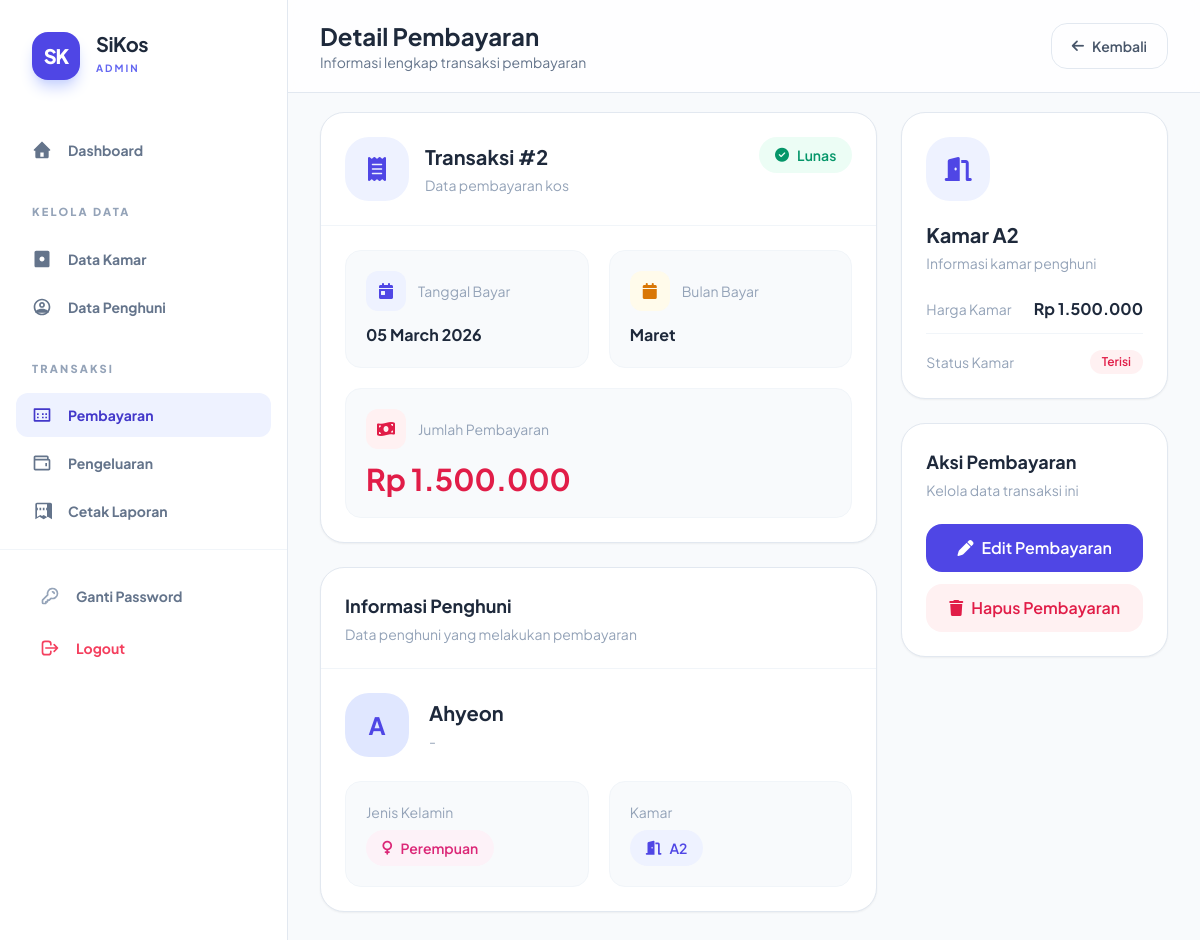
Screenshot of /modules/pembayaran/detail.php?id=2 (signed in) with the database file from the repository.
### tables this page shows
CREATE TABLE `pembayaran` (
  `id_pembayaran` int NOT NULL,
  `id_admin` int DEFAULT NULL,
  `id_penghuni` int DEFAULT NULL,
  `id_kamar` int DEFAULT NULL,
  `tanggal_bayar` date DEFAULT NULL,
  `bulan_bayar` varchar(20) DEFAULT NULL,
  `jumlah_bayar` decimal(15,2) DEFAULT NULL,
  `status_pembayaran` enum('Lunas','Belum Lunas') DEFAULT NULL
);

CREATE TABLE `penghuni` (
  `id_penghuni` int NOT NULL,
  `id_kamar` int DEFAULT NULL,
  `nama_penghuni` varchar(100) DEFAULT NULL,
  `jenis_kelamin` enum('Laki-laki','Perempuan') DEFAULT NULL,
  `no_hp` varchar(20) DEFAULT NULL,
  `alamat` text,
  `tgl_masuk` date DEFAULT NULL
);

CREATE TABLE `kamar` (
  `id_kamar` int NOT NULL,
  `nomor_kamar` varchar(10) DEFAULT NULL,
  `lantai` int DEFAULT NULL,
  `harga_kamar` decimal(15,2) DEFAULT NULL,
  `status_kamar` enum('Kosong','Terisi','Penuh') DEFAULT 'Kosong',
  `tipe_kamar_mandi` enum('Dalam','Luar') DEFAULT NULL
);

### modules/pembayaran/detail.php (the view, shortened to what this page needs)
<?php
require_once '../../config/db.php';
$id = mysqli_real_escape_string($conn, $_GET['id']);
$q = mysqli_query($conn,"
    SELECT
        pembayaran.*,
        penghuni.nama_penghuni,
        penghuni.no_hp,
        penghuni.jenis_kelamin,
        kamar.nomor_kamar,
        kamar.harga_kamar,
        kamar.status_kamar
    FROM pembayaran
    LEFT JOIN penghuni
        ON pembayaran.id_penghuni = penghuni.id_penghuni
    LEFT JOIN kamar
        ON pembayaran.id_kamar = kamar.id_kamar
    WHERE pembayaran.id_pembayaran = '$id'
    LIMIT 1
");
$r = mysqli_fetch_assoc($q);
include '../../includes/header.php';
?>
<?php include '../../includes/sidebar.php'; ?>
<div class="ml-72 min-h-screen bg-slate-50">
<div class="fixed top-0 left-72 right-0 bg-white/80 backdrop-blur border-b border-slate-200 px-8 py-5 z-40">
    <div class="flex justify-between items-center">
        <div>
            <h1 class="text-2xl font-bold text-slate-800">
                Detail Pembayaran
            </h1>
            <p class="text-sm text-slate-500">
                Informasi lengkap transaksi pembayaran
            </p>
        </div>
        <a href="index.php"
           class="px-5 py-3 rounded-2xl border border-slate-200 text-slate-600 hover:bg-slate-100 transition font-semibold text-sm flex items-center gap-2">
            <i class="fa-solid fa-arrow-left"></i>
            Kembali
        </a>
    </div>
</div>
<main class="pt-28 px-8 pb-10">
<div class="grid grid-cols-1 lg:grid-cols-3 gap-6">
    <div class="lg:col-span-2 space-y-6">
        <div class="bg-white rounded-3xl border border-slate-200 shadow-sm overflow-hidden">
            <div class="p-6 border-b border-slate-100 flex justify-between items-start">
                <div class="flex items-center gap-4">
                    <div class="w-16 h-16 rounded-3xl bg-indigo-50 text-indigo-600 flex items-center justify-center">
                        <i class="fa-solid fa-receipt text-2xl"></i>
                    </div>
                    <div>
                        <h2 class="text-xl font-bold text-slate-800">
                            Transaksi #<?= $r['id_pembayaran'] ?>
                        </h2>
                        <p class="text-sm text-slate-400 mt-1">
                            Data pembayaran kos
                        </p>
                    </div>
                </div>
                <?php if(($r['status_pembayaran'] ?? '') == 'Lunas'){ ?>
                    <span class="inline-flex items-center gap-2 px-4 py-2 rounded-full bg-emerald-50 text-emerald-600 text-sm font-semibold">
                        <i class="fa-solid fa-circle-check"></i>
                        Lunas
                    </span>
                <?php } ?>
            </div>
            <div class="p-6 grid grid-cols-1 md:grid-cols-2 gap-5">
                <div class="p-5 rounded-2xl bg-slate-50 border border-slate-100">
                    <div class="flex items-center gap-3 mb-3">
                        <div class="w-10 h-10 rounded-xl bg-indigo-50 text-indigo-600 flex items-center justify-center">
                            <i class="fa-solid fa-calendar-day"></i>
                        </div>
                        <p class="text-sm text-slate-400">
                            Tanggal Bayar
                        </p>
                    </div>
                    <h3 class="font-bold text-slate-800">
                        <?= !empty($r['tanggal_bayar']) ? date('d F Y', strtotime($r['tanggal_bayar'])) : '-' ?>
                    </h3>
                </div>
                <div class="p-5 rounded-2xl bg-slate-50 border border-slate-100">
                    <div class="flex items-center gap-3 mb-3">
                        <div class="w-10 h-10 rounded-xl bg-amber-50 text-amber-600 flex items-center justify-center">
                            <i class="fa-solid fa-calendar"></i>
                        </div>
                        <p class="text-sm text-slate-400">
                            Bulan Bayar
                        </p>
                    </div>
                    <h3 class="font-bold text-slate-800">
                        <?= $r['bulan_bayar'] ?? '-' ?>
                    </h3>
                </div>
                <div class="p-5 rounded-2xl bg-slate-50 border border-slate-100 md:col-span-2">
                    <div class="flex items-center gap-3 mb-3">
                        <div class="w-10 h-10 rounded-xl bg-rose-50 text-rose-600 flex items-center justify-center">
                            <i class="fa-solid fa-money-bill-wave"></i>
                        </div>
                        <p class="text-sm text-slate-400">
                            Jumlah Pembayaran
                        </p>
                    </div>
                    <h3 class="text-3xl font-bold text-rose-600">
                        Rp <?= number_format($r['jumlah_bayar'] ?? 0,0,',','.') ?>
                    </h3>
                </div>
            </div>
        </div>
        <div class="bg-white rounded-3xl border border-slate-200 shadow-sm overflow-hidden">
            <div class="p-6 border-b border-slate-100">
                <h2 class="font-bold text-slate-800 text-lg">
                    Informasi Penghuni
                </h2>
                <p class="text-sm text-slate-400 mt-1">
                    Data penghuni yang melakukan pembayaran
                </p>
            </div>
            <div class="p-6">
                <div class="flex items-center gap-5">
                    <div class="w-16 h-16 rounded-3xl bg-indigo-100 text-indigo-600 flex items-center justify-center font-bold text-2xl">
                        <?= !empty($r['nama_penghuni']) ? strtoupper(substr($r['nama_penghuni'],0,1)) : '?' ?>
                    </div>
                    <div>
                        <h3 class="text-xl font-bold text-slate-800">
                            <?= $r['nama_penghuni'] ?? '-' ?>
                        </h3>
                        <p class="text-sm text-slate-400 mt-1">
                            <?= $r['no_hp'] ?? '-' ?>
                        </p>
                    </div>
                </div>
                <div class="grid grid-cols-1 md:grid-cols-2 gap-5 mt-6">
                    <div class="p-5 rounded-2xl bg-slate-50 border border-slate-100">
                        <p class="text-sm text-slate-400 mb-2">
                            Jenis Kelamin
                        </p>
                        <?php if(($r['jenis_kelamin'] ?? '') == 'Perempuan'){ ?>
                            <span class="inline-flex items-center gap-2 px-4 py-2 rounded-full bg-pink-50 text-pink-600 text-sm font-semibold">
                                <i class="fa-solid fa-venus"></i>
                                Perempuan
                            </span>
                        <?php } else if(($r['jenis_kelamin'] ?? '') == 'Laki-laki'){ ?>
                            <span class="inline-flex items-center gap-2 px-4 py-2 rounded-full bg-blue-50 text-blue-600 text-sm font-semibold">
                                <i class="fa-solid fa-mars"></i>
                                Laki-laki
                            </span>
                        <?php } else { ?>
                            <span class="text-slate-500">-</span>
                        <?php } ?>
                    </div>
                    <div class="p-5 rounded-2xl bg-slate-50 border border-slate-100">
                        <p class="text-sm text-slate-400 mb-2">
                            Kamar
                        </p>
                        <span class="inline-flex items-center gap-2 px-4 py-2 rounded-full bg-indigo-50 text-indigo-600 text-sm font-semibold">
                            <i class="fa-solid fa-door-open"></i>
                            <?= $r['nomor_kamar'] ?? '-' ?>
                        </span>
                    </div>
                </div>
            </div>
        </div>
    </div>
    <div class="space-y-6">
        <div class="bg-white rounded-3xl border border-slate-200 shadow-sm p-6">
            <div class="w-16 h-16 rounded-3xl bg-indigo-50 text-indigo-600 flex items-center justify-center mb-5">
                <i class="fa-solid fa-door-open text-2xl"></i>
            </div>
            <h2 class="text-xl font-bold text-slate-800">
                Kamar <?= $r['nomor_kamar'] ?? '-' ?>
            </h2>
            <p class="text-sm text-slate-400 mt-1">
                Informasi kamar penghuni
            </p>
            <div class="mt-6 space-y-4">
                <div class="flex justify-between items-center border-b border-slate-100 pb-3">
                    <span class="text-sm text-slate-400">Harga Kamar</span>
                    <span class="font-bold text-slate-800">
                        Rp <?= number_format($r['harga_kamar'] ?? 0,0,',','.') ?>
                    </span>
                </div>
                <div class="flex justify-between items-center">
                    <span class="text-sm text-slate-400">Status Kamar</span>
                    <?php if(($r['status_kamar'] ?? '') == 'Kosong'){ ?>
                        <span class="px-3 py-1 rounded-full bg-emerald-50 text-emerald-600 text-xs font-semibold">
                            Kosong
                        </span>
                    <?php } else { ?>
                        <span class="px-3 py-1 rounded-full bg-rose-50 text-rose-600 text-xs font-semibold">
                            Terisi
                        </span>
                    <?php } ?>
                </div>
            </div>
        </div>
        <div class="bg-white rounded-3xl border border-slate-200 shadow-sm p-6">
            <h2 class="text-lg font-bold text-slate-800">
                Aksi Pembayaran
            </h2>
            <p class="text-sm text-slate-400 mt-1">
                Kelola data transaksi ini
            </p>
            <div class="mt-6 space-y-3">
                <a href="edit.php?id=<?= $r['id_pembayaran'] ?>"
                   class="w-full bg-indigo-600 hover:bg-indigo-700 transition text-white py-3 rounded-2xl font-semibold flex items-center justify-center gap-2">
                    <i class="fa-solid fa-pen"></i>
                    Edit Pembayaran
                </a>
                <a href="hapus.php?id=<?= $r['id_pembayaran'] ?>"
                   onclick="return confirm('Hapus data pembayaran ini?')"
                   class="w-full bg-rose-50 hover:bg-rose-100 transition text-rose-600 py-3 rounded-2xl font-semibold flex items-center justify-center gap-2">
                    <i class="fa-solid fa-trash"></i>
                    Hapus Pembayaran
                </a>
            </div>
        </div>
    </div>
</div>
</main>
</div>
<?php include '../../includes/footer.php'; ?>

### includes/header.php (style rules this page uses)
body { font-family: 'Plus Jakarta Sans', sans-serif; }

### rows the page displays
pembayaran: id_pembayaran "2", tanggal_bayar "05 March 2026", bulan_bayar "Maret", jumlah_bayar "1.500.000", id_penghuni.nama_penghuni "A", id_penghuni.nama_penghuni "Ahyeon", id_penghuni.no_hp "-", id_kamar.nomor_kamar "A2", id_kamar.harga_kamar "1.500.000"
